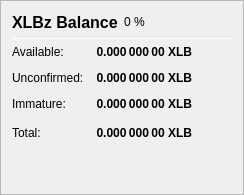
                   <widget class="QFrame" name="frame_ZerocoinBalances">
                    <property name="frameShape">
                     <enum>QFrame::StyledPanel</enum>
                    </property>
                    <property name="frameShadow">
                     <enum>QFrame::Raised</enum>
                    </property>
                    <layout class="QVBoxLayout" name="verticalLayout_7">
                     <item>
                      <layout class="QHBoxLayout" name="horizontalLayout_8" stretch="0,0,0">
                       <item>
                        <widget class="QLabel" name="label_5z_3">
                         <property name="minimumSize">
                          <size>
                           <width>0</width>
                           <height>20</height>
                          </size>
                         </property>
                         <property name="font">
                          <font>
                           <pointsize>12</pointsize>
                           <weight>75</weight>
                           <bold>true</bold>
                          </font>
                         </property>
                         <property name="text">
                          <string>XLBz Balance</string>
                         </property>
                        </widget>
                       </item>
                       <item>
                        <widget class="QLabel" name="labelXLBzPercent">
                         <property name="text">
                          <string notr="true">0 %</string>
                         </property>
                        </widget>
                       </item>
                       <item>
                        <spacer name="horizontalSpacer_11">
                         <property name="orientation">
                          <enum>Qt::Horizontal</enum>
                         </property>
                         <property name="sizeHint" stdset="0">
                          <size>
                           <width>40</width>
                           <height>20</height>
                          </size>
                         </property>
                        </spacer>
                       </item>
                      </layout>
                     </item>
                     <item>
                      <widget class="Line" name="line_ZerocoinBalance">
                       <property name="minimumSize">
                        <size>
                         <width>0</width>
                         <height>1</height>
                        </size>
                       </property>
                       <property name="maximumSize">
                        <size>
                         <width>16777215</width>
                         <height>1</height>
                        </size>
                       </property>
                       <property name="orientation">
                        <enum>Qt::Horizontal</enum>
                       </property>
                      </widget>
                     </item>
                     <item>
                      <layout class="QGridLayout" name="gridLayout_5">
                       <property name="spacing">
                        <number>12</number>
                       </property>
                       <item row="1" column="0">
                        <widget class="QLabel" name="labelzBalanceMatureText">
                         <property name="toolTip">
                          <string>Mature: more than 20 confirmation and more than 1 mint of the same denomination after it was minted.
These XLBz are spendable.</string>
                         </property>
                         <property name="text">
                          <string>Available:</string>
                         </property>
                        </widget>
                       </item>
                       <item row="1" column="1">
                        <widget class="QLabel" name="labelzBalanceMature">
                         <property name="font">
                          <font>
                           <weight>75</weight>
                           <bold>true</bold>
                          </font>
                         </property>
                         <property name="toolTip">
                          <string>Mature: more than 20 confirmation and more than 1 mint of the same denomination after it was minted.
These XLBz are spendable.</string>
                         </property>
                         <property name="text">
                          <string notr="true">0.000 000 00 XLB</string>
                         </property>
                         <property name="alignment">
                          <set>Qt::AlignRight|Qt::AlignTrailing|Qt::AlignVCenter</set>
                         </property>
                        </widget>
                       </item>
                       <item row="2" column="0">
                        <widget class="QLabel" name="labelzBalanceUnconfirmedText">
                         <property name="toolTip">
                          <string>Unconfirmed: less than 20 confirmations
Immature: confirmed, but less than 1 mint of the same denomination after it was minted</string>
                         </property>
                         <property name="text">
                          <string>Unconfirmed:</string>
                         </property>
                        </widget>
                       </item>
                       <item row="2" column="1">
                        <widget class="QLabel" name="labelzBalanceUnconfirmed">
                         <property name="font">
                          <font>
                           <weight>75</weight>
                           <bold>true</bold>
                          </font>
                         </property>
                         <property name="toolTip">
                          <string>Unconfirmed: less than 20 confirmations
Immature: confirmed, but less than 1 mint of the same denomination after it was minted</string>
                         </property>
                         <property name="text">
                          <string notr="true">0.000 000 00 XLB</string>
                         </property>
                         <property name="alignment">
                          <set>Qt::AlignRight|Qt::AlignTrailing|Qt::AlignVCenter</set>
                         </property>
                        </widget>
                       </item>
                       <item row="3" column="0">
                        <widget class="QLabel" name="labelzBalanceImmatureText">
                         <property name="toolTip">
                          <string>Unconfirmed: less than 20 confirmations
Immature: confirmed, but less than 1 mint of the same denomination after it was minted</string>
                         </property>
                         <property name="text">
                          <string>Immature:</string>
                         </property>
                        </widget>
                       </item>
                       <item row="3" column="1">
                        <widget class="QLabel" name="labelzBalanceImmature">
                         <property name="font">
                          <font>
                           <weight>75</weight>
                           <bold>true</bold>
                          </font>
                         </property>
                         <property name="toolTip">
                          <string>Unconfirmed: less than 20 confirmations
Immature: confirmed, but less than 1 mint of the same denomination after it was minted</string>
                         </property>
                         <property name="text">
                          <string notr="true">0.000 000 00 XLB</string>
                         </property>
                         <property name="alignment">
                          <set>Qt::AlignRight|Qt::AlignTrailing|Qt::AlignVCenter</set>
                         </property>
                        </widget>
                       </item>
                       <item row="4" column="0">
                        <widget class="QLabel" name="labelzBalanceText">
                         <property name="toolTip">
                          <string>Your current XLBz balance, unconfirmed and immature XLBz included.</string>
                         </property>
                         <property name="text">
                          <string>Total:</string>
                         </property>
                        </widget>
                       </item>
                       <item row="4" column="1">
                        <widget class="QLabel" name="labelzBalance">
                         <property name="font">
                          <font>
                           <weight>75</weight>
                           <bold>true</bold>
                          </font>
                         </property>
                         <property name="cursor">
                          <cursorShape>IBeamCursor</cursorShape>
                         </property>
                         <property name="toolTip">
                          <string>Your current XLBz balance, unconfirmed and immature XLBz included.</string>
                         </property>
                         <property name="text">
                          <string notr="true">0.000 000 00 XLB</string>
                         </property>
                         <property name="alignment">
                          <set>Qt::AlignRight|Qt::AlignTrailing|Qt::AlignVCenter</set>
                         </property>
                         <property name="textInteractionFlags">
                          <set>Qt::LinksAccessibleByMouse|Qt::TextSelectableByKeyboard|Qt::TextSelectableByMouse</set>
                         </property>
                        </widget>
                       </item>
                       <item row="4" column="2">
                        <spacer name="horizontalSpacer_4">
                         <property name="orientation">
                          <enum>Qt::Horizontal</enum>
                         </property>
                         <property name="sizeHint" stdset="0">
                          <size>
                           <width>40</width>
                           <height>20</height>
                          </size>
                         </property>
                        </spacer>
                       </item>
                      </layout>
                     </item>
                     <item>
                      <spacer name="verticalSpacer_4">
                       <property name="orientation">
                        <enum>Qt::Vertical</enum>
                       </property>
                       <property name="sizeHint" stdset="0">
                        <size>
                         <width>20</width>
                         <height>40</height>
                        </size>
                       </property>
                      </spacer>
                     </item>
                    </layout>
                   </widget>
